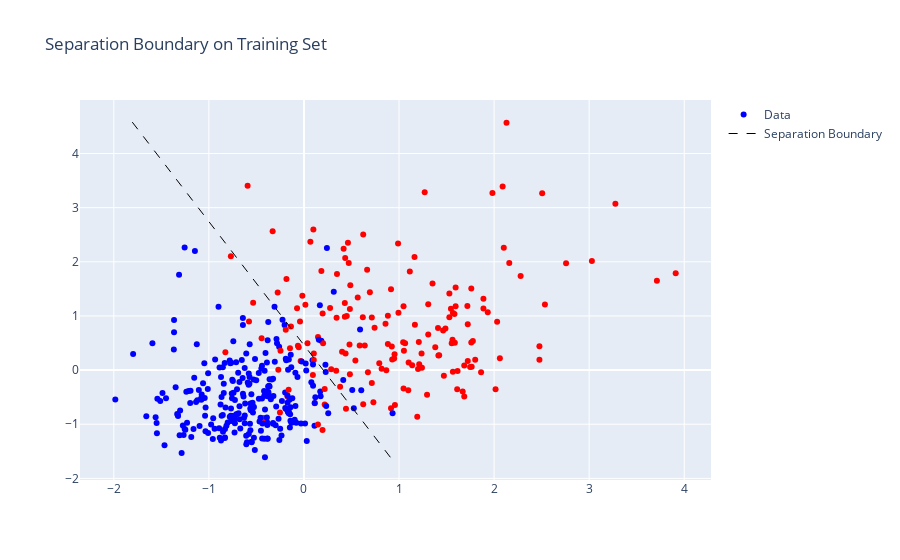

Notebook code for this chart:
### Code cell
# Visualisation of the results
fig = go.Figure()
colors = Y_train.map({0: "red", 1: "blue"})
fig.add_trace(
    go.Scatter(
        x=X_train["mean perimeter"],
        y=X_train["mean compactness"],
        mode="markers",
        marker=dict(color=colors),
        name="Data"
    )
)

# Adding the separation boundary
theta0 = model.intercept_
theta1, theta2 = model.coef_[0]
x1_values = np.linspace(X_train["mean perimeter"].min(), X_train["mean perimeter"].max(), 100)
func = lambda x: (-theta0 - theta1 * x) / theta2
x2_values = func(x1_values)
arr_plot = np.array(list(zip(x1_values, x2_values)))
arr_plot = arr_plot[(arr_plot[:, 1] >= X_train["mean compactness"].min() - 0.1) & (arr_plot[:, 1] <= X_train["mean compactness"].max() + 0.1)]
fig.add_trace(
    go.Scatter(
        x=arr_plot[:, 0],
        y=arr_plot[:, 1],
        mode='lines',
        name="Separation Boundary",
        line=dict(color="black", width=1, dash="dash")
    )
)
fig.update_layout(
    title_text="Separation Boundary on Training Set"
)

### Figure 1 — Plotly figure (JSON) as saved in the notebook; plotly's stock layout.template omitted (floating-point values rounded to 4 significant figures; data arrays with more than 128 entries replaced by an {"elided": "..."} marker saying what was removed)
{"data": [{"marker": {"color": {"elided": "426 str values"}}, "mode": "markers", "name": "Data", "type": "scatter", "x": {"elided": "426 float values"}, "y": {"elided": "426 float values"}}, {"line": {"color": "black", "dash": "dash", "width": 1}, "mode": "lines", "name": "Separation Boundary", "type": "scatter", "x": [-1.806, -1.746, -1.687, -1.627, -1.568, -1.508, -1.449, -1.389, -1.33, -1.27, -1.21, -1.151, -1.091, -1.032, -0.9723, -0.9127, -0.8532, -0.7936, -0.7341, -0.6746, -0.615, -0.5555, -0.4959, -0.4364, -0.3769, -0.3173, -0.2578, -0.1982, -0.1387, -0.07914, -0.01959, 0.03995, 0.09949, 0.159, 0.2186, 0.2781, 0.3377, 0.3972, 0.4567, 0.5163, 0.5758, 0.6354, 0.6949, 0.7545, 0.814, 0.8735, 0.9331], "y": [4.58, 4.445, 4.309, 4.173, 4.037, 3.901, 3.766, 3.63, 3.494, 3.358, 3.222, 3.087, 2.951, 2.815, 2.679, 2.543, 2.408, 2.272, 2.136, 2.0, 1.865, 1.729, 1.593, 1.457, 1.321, 1.186, 1.05, 0.914, 0.7782, 0.6424, 0.5066, 0.3708, 0.2351, 0.09926, -0.03653, -0.1723, -0.3081, -0.4439, -0.5797, -0.7155, -0.8513, -0.9871, -1.123, -1.259, -1.394, -1.53, -1.666]}], "layout": {"title": {"text": "Separation Boundary on Training Set"}}}
